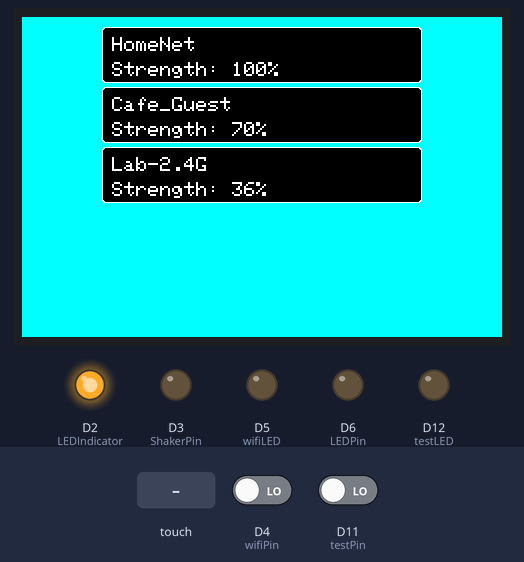
Simulated run of this sketch. Board: Arduino MKR. On the bench: 480×320 colour display, output pins drawn as LEDs (lit = HIGH). Inputs (shaded band) come from the test bench; at power-on: D4 (wifiPin) LOW, D11 (testPin) LOW. WiFi joins after 1.5 s; servers stay silent unless stated; a WiFi scan finds three made-up networks; what the sketch prints to the serial monitor is not drawn.

Above: at 3.2 s.
3.3 s: touch panel pressed at 13 % / 30 % of its raw x / y range
At 3.4 s:
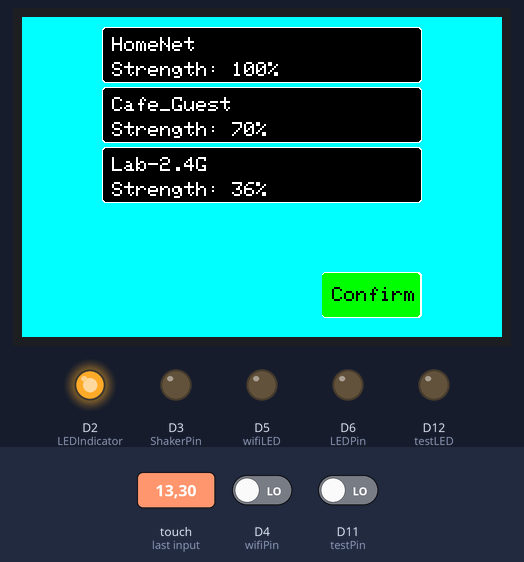
5.1 s: touch panel pressed at 13 % / 70 % of its raw x / y range
At 6.2 s:
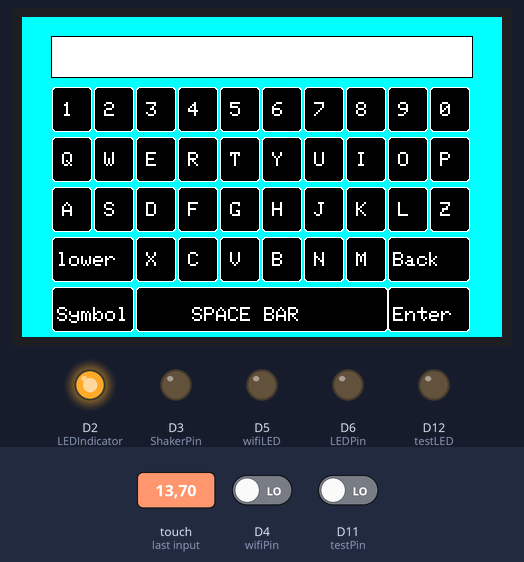
7.0 s: touch panel pressed at 13 % / 10 % of its raw x / y range
At 8.0 s:
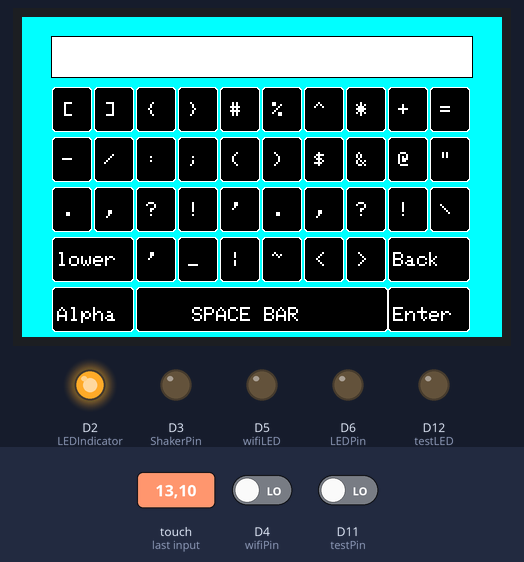
8.7 s: touch panel pressed at 38 % / 30 % of its raw x / y range
At 9.8 s:
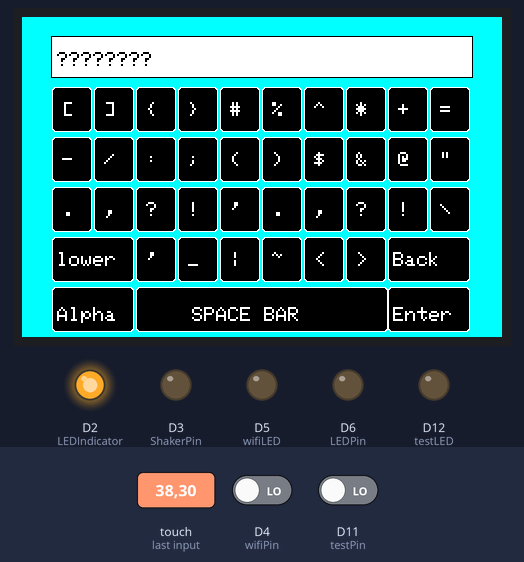
10.3 s: touch panel pressed at 62 % / 50 % of its raw x / y range
At 11.1 s:
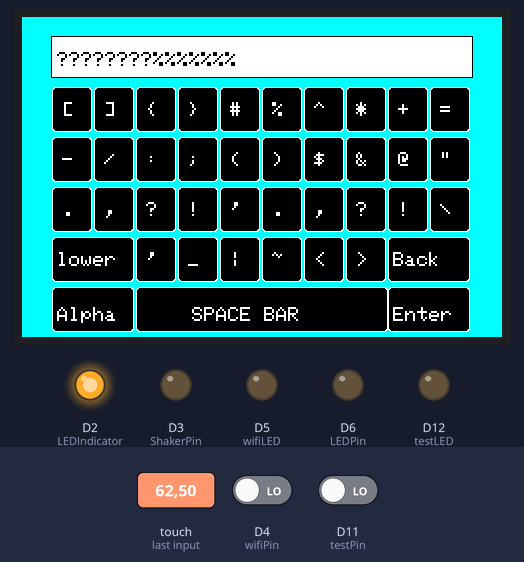
11.9 s: touch panel pressed at 13 % / 90 % of its raw x / y range
At 12.7 s:
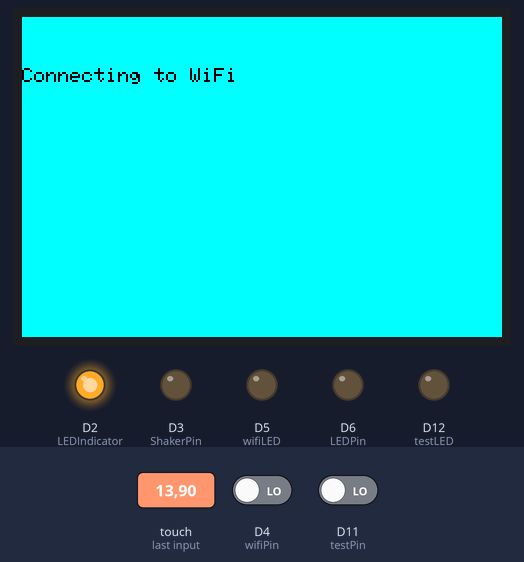
Timing chart, 0 to 14.9 s (numbered marks = the images above; inputs shaded):
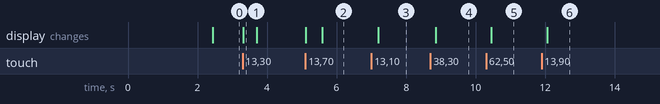

Measured:
- after the input at 3.3 s, the display: changes at once (image 1)
- after the input at 5.1 s, the display: first changes at once (image 2 shows a later state)
- after the input at 7.0 s, the display: changes after 0.20 s (image 3)
- after the input at 8.7 s, the display: changes after 0.15 s (image 4)
- after the input at 10.3 s, the display: changes after 0.15 s (image 5)
- after the input at 11.9 s, the display: changes after 0.16 s (image 6)

The sketch:

Final_test_1.ino
```cpp
#include <Adafruit_GFX.h>
#include <SPI.h>
#include "Adafruit_HX8357.h"
#include "TouchScreen.h"
#include <avr/pgmspace.h>
#include <WiFiNINA.h>


///////////////////////////
// Touch Screen Variables
//////////////////////////
#define YP A2
#define XM A3
#define YM 7
#define XP 8
#define TFT_RST -1
#define TFT_DC 9
#define TFT_CS 10

#define TS_MINX 110
#define TS_MINY 80
#define TS_MAXX 900
#define TS_MAXY 940
bool Upper;
bool Special;

Adafruit_HX8357 tft = Adafruit_HX8357(TFT_CS, TFT_DC, TFT_RST);
TouchScreen ts = TouchScreen(XP, YP, XM, YM, 300);

/////////////////////////
// PIN and other varaiables
/////////////////////////

int wifiLED = 5;
int wifiPin = 4;
int testLED = 12;
int testPin = 11;
int LEDPin = 6;
int ShakerPin = 3;
int LEDIndicator = 2;
int WifiVal = 0;
int testVal = 0;
bool PressedWiFi = false;
bool PressedTest = false;
unsigned long TimePassedWiFi;
unsigned long TimePassedTest;

int stat = WL_IDLE_STATUS;
////////////////////////////////
// Keyboard Setup and Functions
////////////////////////////////

const char Keypad_basic_lower[4][10] PROGMEM = {
  {'1', '2', '3', '4', '5', '6', '7', '8', '9', '0'},
  {'q', 'w', 'e', 'r', 't', 'y', 'u', 'i', 'o', 'p'},
  {'a', 's', 'd', 'f', 'g', 'h', 'j', 'k', 'l', 'z'},
  {' ', ' ', 'x', 'c', 'v', 'b', 'n', 'm', ' ', ' '},
};

const char Keypad_basic_upper[4][10] PROGMEM = {
  {'1', '2', '3', '4', '5', '6', '7', '8', '9', '0'},
  {'Q', 'W', 'E', 'R', 'T', 'Y', 'U', 'I', 'O', 'P'},
  {'A', 'S', 'D', 'F', 'G', 'H', 'J', 'K', 'L', 'Z'},
  {' ', ' ', 'X', 'C', 'V', 'B', 'N', 'M', ' ', ' '},
};

const char Keypad_Special[4][10] PROGMEM = {
  {'[', ']', '{', '}', '#', '%', '^', '*', '+', '='},
  {'-', '/', ':', ';', '(', ')', '$', '&', '@', '"'},
  {'.', '\,', '?', '!', '\'','.', '\,', '?', '!', '\\'},
  {' ', ' ', '\'','_', '|', '~', '<', '>', ' ', ' '}

};

void MakeKB_Button(const char type[][10])
{
  tft.setTextSize(2);
  tft.setTextColor(HX8357_WHITE, HX8357_BLACK);
  for (int y = 0; y < 3; y++)
  {
    for (int x = 0; x < 10; x++)
    {
      drawButton(30 + (42 * x),70 + (50 * y), 40, 45);
      tft.setCursor(40 + (42 * x), 85 + (50 * y));
      tft.print(char(pgm_read_byte(&(type[y][x]))));
    }
  }
  for (int x = 2; x < 8; x++)
  {
    drawButton(114 + (42 * (x -2)),220, 40, 45);
    tft.setCursor(124 + (42 * (x -2)), 235);
    tft.print(char(pgm_read_byte(&(type[3][x]))));
  }
  //ShiftKey
  drawButton(30, 220, 82, 45);
  tft.setCursor(35, 235);
  if(Upper){
    tft.print(F("lower"));
  }
  else{
    tft.print(F("UPPER"));
  }

  //Special Characters
  drawButton(30, 270, 82, 45);
  tft.setCursor(35, 290);
  if(Special){
    tft.print(F("Alpha"));
  }
  else{
    tft.print(F("Symbol"));
  }

  //BackSpace
  drawButton(366, 220, 82, 45);
  tft.setCursor(371, 235);
  tft.print(F("Back"));

  //Return
  drawButton(366, 270, 82, 45);
  tft.setCursor(371, 290);
  tft.print(F("Enter"));

  //Spacebar
  drawButton(114, 270, 252, 45);
  tft.setCursor(170, 290);
  tft.print(F("SPACE BAR"));
}

int yLocation(int y)
{
  return floor((y - 70)/50);
}

int xLocation(int x)
{
  return floor((x - 30)/42);
}

char* Get_wifi_password(){
  Upper = true;
  Special = false;
  int y_div = 0;
  int x_div = 0;
  static char password[30] = "";
  int indexBuf = 0;
  tft.fillScreen(HX8357_CYAN);
  tft.setRotation(1);
  MakeKB_Button(Keypad_basic_upper);
  tft.fillRect(29, 19, 422, 42, HX8357_BLACK);
  tft.fillRect(30, 20, 420, 40, HX8357_WHITE);
  bool EnterCheck = true;

  // Keyboard interactions

  while(EnterCheck){
    TSPoint p = ts.getPoint();
    if (p.z > 100) {
      p.x = map(p.x, TS_MINX, TS_MAXX, tft.height(), 0);
      p.y = map(p.y, TS_MINY, TS_MAXY, 0, tft.width());
      if(p.x >= 70 && p.y >= 30){
        y_div = yLocation(p.x);
        x_div = xLocation(p.y);
        Serial.println("x div: ");
        Serial.println(x_div);
        Serial.println("\ny div: ");
        Serial.println(y_div);
        if((y_div < 3 && x_div >= 0 && x_div < 10) || (y_div == 3 && x_div > 1 && x_div < 8)){
          if(Special){
            password[indexBuf] = pgm_read_byte(&(Keypad_Special[y_div][x_div]));
            indexBuf += 1;
          }
          else{
            if(Upper){
              password[indexBuf] = pgm_read_byte(&(Keypad_basic_upper[y_div][x_div]));
              indexBuf += 1;
            }
            else{
              password[indexBuf] = pgm_read_byte(&(Keypad_basic_lower[y_div][x_div]));
              indexBuf += 1;
            }
          }
          tft.fillRect(30, 20, 420, 40, HX8357_WHITE);
          tft.setTextSize(2);
          tft.setTextColor(HX8357_BLACK, HX8357_WHITE);
          tft.setCursor(35, 35);
          tft.println(password);
        }
        else if( y_div ==3 && (x_div == 0 || x_div == 1)){
          if(!Special){
            if(Upper){
              Upper = false;
              MakeKB_Button(Keypad_basic_lower);
            }
            else{
              Upper = true;
              MakeKB_Button(Keypad_basic_upper);
            }
          }
          else{
            continue;
          }
        }
        else if( y_div ==4 && (x_div == 0 || x_div == 1)){
          if(Special){
            Special = false;
            if(Upper){
              MakeKB_Button(Keypad_basic_upper);
            }
            else{
              MakeKB_Button(Keypad_basic_lower);
            }
          }
          else{
            Special = true;
            MakeKB_Button(Keypad_Special);
          }
        }
        else if(y_div == 3 && (x_div == 8 || x_div == 9)){
          password[indexBuf - 1] = NULL
          ;
          indexBuf -= 1;

          tft.fillRect(30, 20, 420, 40, HX8357_WHITE);
          tft.setTextSize(2);
          tft.setTextColor(HX8357_BLACK, HX8357_WHITE);
          tft.setCursor(35, 35);
          tft.println(F(password));
        }
        else if(y_div == 4 && (x_div == 8 || x_div == 9)){
          EnterCheck = false;
        }
        else if(y_div == 4 && (x_div > 1 && x_div < 8)){
          password[indexBuf] = ' ';
          indexBuf += 1;
          Serial.println("Ran space");
          delay(100);
        }
        else{
          continue;
        }
      }
    }
  }
  return password;
}

//////////////////////////////
// Wifi Selection Function
///////////////////////////////
int Wifi_Selection(){
  bool WifiCheck = true;
  int page = 0;
  if (WiFi.status() == WL_NO_MODULE) {
    Serial.println("Communication with WiFi module failed!");
  }

  int numNetworks = WiFi.scanNetworks();
  Serial.println(numNetworks);
  printWifiSelection(page, numNetworks);
  while(WifiCheck){
    TSPoint p = ts.getPoint();
    if (p.z > ts.pressureThreshhold) {
      p.x = map(p.x, TS_MINX, TS_MAXX, tft.height(), 0);
      p.y = map(p.y, TS_MINY, TS_MAXY, 0, tft.width());
      //Serial.println("x div: ");
      //Serial.println(p.x);
      //Serial.println("\ny div: ");
      //Serial.println(p.y);
      if(p.y >= 5 && p.x >= 10 && p.y <= 475 && p.x <= 310){
        if( p.y >= 80 && p.y <= 400){
          if( p.x >= 10 && p.x < 70){
            if(WiFiConfirm(0)){
              return ((page *5));
            }
          }
          else if( p.x >= 70 && p.x < 130){
            if(WiFiConfirm(1)){
              return ((page *5)+1);
            }
          }
          else if( p.x >= 130 && p.x < 190){
            if(WiFiConfirm(2)){
              return ((page *5)+2);
            }
          }
          else if( p.x >= 190 && p.x < 250){
            if(WiFiConfirm(3)){
              return ((page *5)+3);
            }
          }
          else if( p.x >= 250 && p.x <= 310){
            if(WiFiConfirm(4)){
              return ((page *5)+4);
            }
          }
          printWifiSelection(page, numNetworks);
        }
        else if(p.y < 80 && page > 0){
          page = page -1;
          printWifiSelection(page, numNetworks);
        }
        else if(p.y > 400 && ((page +1) * 5) < numNetworks){
          page = page + 1;
          printWifiSelection(page, numNetworks);
        }
      }
    }
  }

}

void printWifiSelection(int page, int numOfNetworks){
  int index;
  String wifiName;
  tft.fillScreen(HX8357_CYAN);
  tft.setRotation(1);
  tft.setTextSize(2);
  tft.setTextColor(HX8357_WHITE, HX8357_BLACK);
  for(index = 0; (index < 5) && ((index + (page * 5)) < numOfNetworks); index++){
    drawButton(80, 10 + (60 *index), 320, 56);
    tft.setCursor(90, 20 + (60 * index));
    wifiName = WiFi.SSID(index + (page * 5));
    if(wifiName.length() > 20){
      wifiName = wifiName.substring(0,20);
      wifiName.concat("...");
    }
    tft.print(wifiName);
    tft.setCursor(90, 45 + (60 * index));
    tft.print(WiFiStrength(index + (page *5)));
  }
  if(page >0){
    drawButton(5, 10, 70, 300);
    tft.fillTriangle(20, 160, 60, 135, 60, 185,HX8357_WHITE);
  }
  if(((page +1) * 5) < numOfNetworks){
    drawButton(405, 10 , 70, 300);
    tft.fillTriangle(465, 160, 425, 135, 425, 185,HX8357_WHITE);
  }
}

String WiFiStrength(int index){
  String strength = "Strength: ";
  int dBm = WiFi.RSSI(index);
    if(dBm <= -100)
    {
      strength.concat("0");
    }
    else if(dBm >= -50)
    {
      strength.concat("100");
    }
    else
    {
      strength.concat(String(2 * (dBm + 100)));
    }
    strength.concat("%");
   return strength;
}

bool WiFiConfirm(int index){
  tft.fillRoundRect(300, 15 + (60*index) , 100, 46,3,HX8357_WHITE);
  tft.fillRoundRect(300, 16 + (60*index), 98, 44, 3, HX8357_GREEN);
  tft.setTextColor(HX8357_BLACK, HX8357_GREEN);
  tft.setCursor(310, 30 + (60 *index));
  tft.print("Confirm");
  tft.setTextColor(HX8357_WHITE, HX8357_BLACK);
  delay(100);
  while(true){
    TSPoint p = ts.getPoint();
    if (p.z > ts.pressureThreshhold) {
      p.x = map(p.x, TS_MINX, TS_MAXX, tft.height(), 0);
      p.y = map(p.y, TS_MINY, TS_MAXY, 0, tft.width());
      if(p.y >= 5 && p.x >= 10 && p.y <= 475 && p.x <= 310){
        if(p.y >= 300 && p.y <= 400 && (p.x >= (15 + (60 *index))) && (p.x <= (61 + (60* index)))){
          return true;
        }
        else{
          return false;
        }
      }
    }
  }
}

/////////////////////////////
// Common Functions
/////////////////////////////

void drawButton(int x, int y, int w, int h)
{
  tft.fillRoundRect(x, y, w, h, 3, HX8357_WHITE);
  tft.fillRoundRect(x + 1, y + 1, w - 1 * 2, h - 1 * 2, 3, HX8357_BLACK);
}

/////////////////////////////
// Start of Main
/////////////////////////////
void setup() {
  pinMode(LEDIndicator, OUTPUT);
  digitalWrite(LEDIndicator, HIGH);
  int WifiIndex;
  char* password = "";
  Serial.begin(9600);
  tft.begin();
  while (!Serial) {
    continue;
  }
  WifiIndex = Wifi_Selection();
  if(WiFi.encryptionType(WifiIndex) != ENC_TYPE_NONE){
    password = Get_wifi_password();
  }
  tft.fillScreen(HX8357_CYAN);
  tft.setTextColor(HX8357_BLACK, HX8357_CYAN);
  if(WiFi.encryptionType(WifiIndex) == ENC_TYPE_NONE){
    while( stat != WL_CONNECTED){
      tft.print("Connecting to WiFi");
      stat = WiFi.begin(WiFi.SSID(WifiIndex));
      delay(5000);
    }
  }
  else{
    while( stat != WL_CONNECTED){
      tft.print("Connecting to WiFi");
      stat = WiFi.begin(WiFi.SSID(WifiIndex), password);
      delay(5000);
    }
  }
  tft.fillScreen(HX8357_CYAN);
  pinMode(wifiPin, INPUT);
  pinMode(testVal, INPUT);
  pinMode(wifiLED, OUTPUT);
  pinMode(testLED, OUTPUT);
  pinMode(LEDPin, OUTPUT);
  pinMode(ShakerPin, OUTPUT);
  tft.setTextSize(4);
  tft.setTextColor(HX8357_BLACK, HX8357_CYAN);
  tft.setCursor(50, 100);
  tft.println(F("Demo of Buttons"));
}

void loop() {
  WifiVal = digitalRead(wifiPin);
  testVal = digitalRead(testPin);
  digitalWrite(wifiLED, WifiVal);
  digitalWrite(testLED, testVal);

  //Wifi Button
  if(!PressedWiFi && WifiVal == HIGH){
    PressedWiFi = true;
    TimePassedWiFi = millis();
  }
  else if(PressedWiFi && WifiVal == HIGH){
  }
  else if(PressedWiFi && WifiVal == LOW){
    PressedWiFi = false;
  }

  //Test Button
  if(!PressedTest && testVal == HIGH){
    PressedTest = true;
    TimePassedTest = millis();
  }
  else if(PressedTest && testVal == HIGH){
  }
  else if(PressedTest && testVal == LOW){
    PressedTest = false;
  }

  //Test Check
  if(PressedTest && (millis() - TimePassedTest) > 5000){
    digitalWrite(wifiLED, LOW);
    digitalWrite(testLED, LOW);
    digitalWrite(LEDPin, HIGH);
    digitalWrite(ShakerPin, HIGH);
    tft.fillScreen(HX8357_RED);
    tft.setTextColor(HX8357_WHITE, HX8357_RED);
    tft.println(F("Test Activated!\nPress Test Button for 5 secs to return"));
    PressedTest = false;
    while(!PressedTest || (millis() - TimePassedTest) <= 5000){
      testVal = digitalRead(testPin);
      digitalWrite(testLED, testVal);
      if(!PressedTest && testVal == HIGH){
        PressedTest = true;
        TimePassedTest = millis();
      }
      else if(PressedTest && testVal == HIGH){
      }
      else if(PressedTest && testVal == LOW){
        PressedTest = false;
      }
    }
    digitalWrite(LEDPin, LOW);
    digitalWrite(ShakerPin, LOW);
    PressedTest = false;
    PressedWiFi = false;
    tft.fillScreen(HX8357_CYAN);
    tft.setTextSize(4);
    tft.setTextColor(HX8357_BLACK, HX8357_CYAN);
    tft.setCursor(50, 100);
    tft.println(F("Demo of Buttons"));
  }

  //Wifi Check
  if(PressedWiFi && (millis() - TimePassedWiFi) > 5000){
    digitalWrite(wifiLED, LOW);
    digitalWrite(testLED, LOW);
    PressedTest = false;
    PressedWiFi = false;
    setup();
  }
}
```
